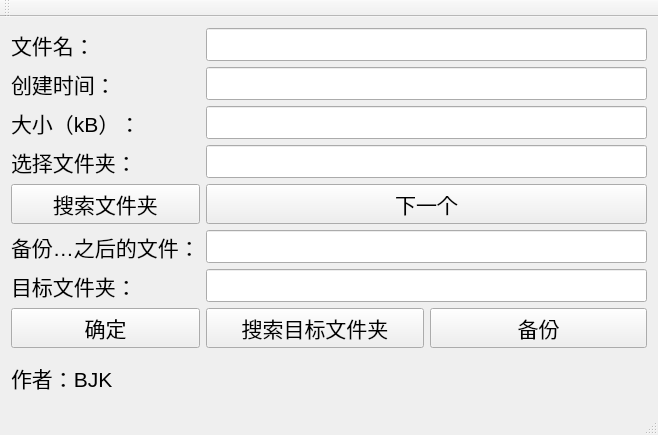
<?xml version="1.0" encoding="UTF-8"?>
<ui version="4.0">
 <class>MainWindow</class>
 <widget class="QMainWindow" name="MainWindow">
  <property name="geometry">
   <rect>
    <x>0</x>
    <y>0</y>
    <width>658</width>
    <height>435</height>
   </rect>
  </property>
  <property name="font">
   <font>
    <pointsize>16</pointsize>
   </font>
  </property>
  <property name="windowTitle">
   <string>备份助手</string>
  </property>
  <widget class="QWidget" name="centralWidget">
   <layout class="QVBoxLayout" name="verticalLayout">
    <item>
     <layout class="QGridLayout" name="gridLayout" rowstretch="0,0,0,0,0,0,0,0">
      <property name="sizeConstraint">
       <enum>QLayout::SetNoConstraint</enum>
      </property>
      <item row="3" column="0">
       <widget class="QLabel" name="label_4">
        <property name="text">
         <string>选择文件夹：</string>
        </property>
       </widget>
      </item>
      <item row="0" column="3">
       <widget class="QLineEdit" name="lineEdit"/>
      </item>
      <item row="0" column="0">
       <widget class="QLabel" name="label">
        <property name="text">
         <string>文件名：</string>
        </property>
       </widget>
      </item>
      <item row="6" column="0">
       <widget class="QLabel" name="label_6">
        <property name="text">
         <string>目标文件夹：</string>
        </property>
       </widget>
      </item>
      <item row="1" column="0">
       <widget class="QLabel" name="label_2">
        <property name="text">
         <string>创建时间：</string>
        </property>
       </widget>
      </item>
      <item row="5" column="3">
       <widget class="QLineEdit" name="lineEdit_5"/>
      </item>
      <item row="2" column="3">
       <widget class="QLineEdit" name="lineEdit_3"/>
      </item>
      <item row="1" column="3">
       <widget class="QLineEdit" name="lineEdit_2"/>
      </item>
      <item row="7" column="0">
       <widget class="QPushButton" name="pushButton">
        <property name="text">
         <string>确定</string>
        </property>
       </widget>
      </item>
      <item row="3" column="3">
       <widget class="QLineEdit" name="lineEdit_4"/>
      </item>
      <item row="5" column="0">
       <widget class="QLabel" name="label_5">
        <property name="text">
         <string>备份…之后的文件：</string>
        </property>
       </widget>
      </item>
      <item row="6" column="3">
       <widget class="QLineEdit" name="lineEdit_6"/>
      </item>
      <item row="2" column="0">
       <widget class="QLabel" name="label_3">
        <property name="text">
         <string>大小（kB）：</string>
        </property>
       </widget>
      </item>
      <item row="4" column="0">
       <widget class="QPushButton" name="pushButton_2">
        <property name="text">
         <string>搜索文件夹</string>
        </property>
       </widget>
      </item>
      <item row="4" column="3">
       <widget class="QPushButton" name="pushButton_3">
        <property name="text">
         <string>下一个</string>
        </property>
       </widget>
      </item>
      <item row="7" column="3">
       <layout class="QHBoxLayout" name="horizontalLayout">
        <item>
         <widget class="QPushButton" name="pushButton_5">
          <property name="text">
           <string>搜索目标文件夹</string>
          </property>
         </widget>
        </item>
        <item>
         <widget class="QPushButton" name="pushButton_4">
          <property name="text">
           <string>备份</string>
          </property>
         </widget>
        </item>
       </layout>
      </item>
     </layout>
    </item>
    <item>
     <spacer name="verticalSpacer">
      <property name="orientation">
       <enum>Qt::Vertical</enum>
      </property>
      <property name="sizeType">
       <enum>QSizePolicy::Maximum</enum>
      </property>
      <property name="sizeHint" stdset="0">
       <size>
        <width>20</width>
        <height>40</height>
       </size>
      </property>
     </spacer>
    </item>
    <item>
     <widget class="QLabel" name="label_7">
      <property name="text">
       <string>作者：BJK</string>
      </property>
     </widget>
    </item>
   </layout>
  </widget>
  <widget class="QToolBar" name="toolBar">
   <property name="windowTitle">
    <string>toolBar</string>
   </property>
   <attribute name="toolBarArea">
    <enum>TopToolBarArea</enum>
   </attribute>
   <attribute name="toolBarBreak">
    <bool>false</bool>
   </attribute>
  </widget>
  <widget class="QMenuBar" name="menuBar">
   <property name="geometry">
    <rect>
     <x>0</x>
     <y>0</y>
     <width>658</width>
     <height>22</height>
    </rect>
   </property>
  </widget>
  <widget class="QStatusBar" name="statusBar"/>
 </widget>
 <layoutdefault spacing="6" margin="11"/>
 <resources/>
 <connections/>
</ui>
